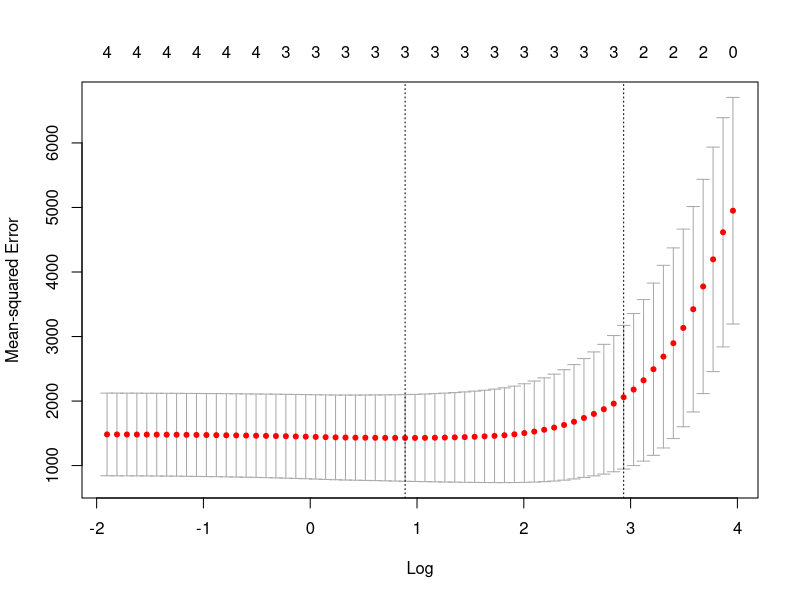
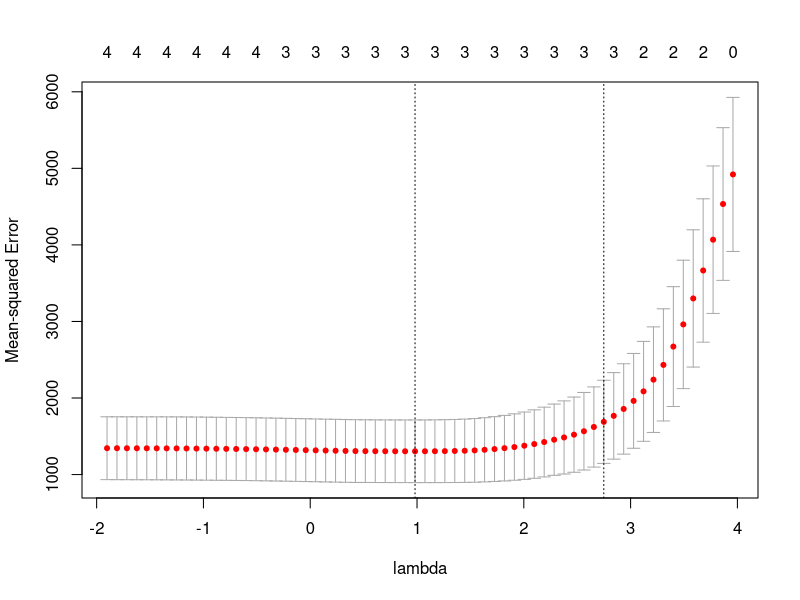

Write R code to recreate these figures, in order.
## ---- chunk 1
library(glmnet)
horse_power <- mtcars$hp    #response variable
predictor_variable <- data.matrix(mtcars[, c('mpg', 'wt', 'drat', 'qsec')])
## ---- chunk 2
cv_model <- cv.glmnet(predictor_variable, horse_power, alpha = 1)

best_lambda <- cv_model$lambda.min
best_lambda
## ---- chunk 3
plot(cv_model,col= rgb(0.5,0,0.5,alpha=0.6),xlab="Log",ylab="Mean-squared Error")
## ---- chunk 4
horse_power <- mtcars$hp             #Response variable 

#Here, a matrix of predictor variables
predictor_variable <- data.matrix(mtcars[, c('mpg', 'wt', 'drat', 'qsec')])

# perform k-fold cross-validation to find optimal lambda value
cv_model <- cv.glmnet(predictor_variable, horse_power, alpha = 1)
best_lambda <- cv_model$lambda.min
best_lambda             #find optimal lambda value that minimizes test MSE

## ---- chunk 5
plot(cv_model,col= rgb(0.5,0,0.5,alpha=0.6),xlab = "lambda",ylab = "Mean-squared Error")                   # produce plot of test MSE by lambda value
## ---- chunk 6
#find coefficients of best model
best_model <- glmnet(predictor_variable, horse_power, alpha = 1, lambda = best_lambda)
# coef(best_model)
# drat shows Zero in coef(best_model) because lasso regression shrunk the coefficient.

new_obs = matrix(c(24, 2.5, 3.5, 18.5), nrow=1, ncol=4)    #New observation 

#Predict response value, lasso regression model has been used
predict(best_model, s = best_lambda, newx = new_obs)

#use fitted best model to make predictions
predicted <- predict(best_model, s = best_lambda, newx = predictor_variable)
sst <- sum((horse_power - mean(horse_power))^2)           #find SST and SSE
sse <- sum((predicted - horse_power)^2)
rsq <- 1 - sse/sst                                       #find R-Squared
round(rsq,4)

